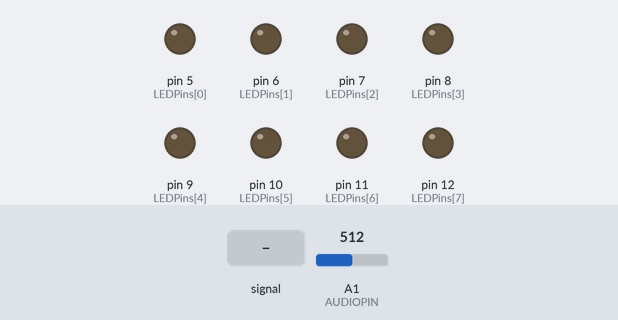
Simulated run of this sketch. Board: Arduino Uno, built with avr-gcc and run on an emulated ATmega328P. Parts: output pins drawn as LEDs (lit = HIGH). Dashed ring = blinking. The test bench sets the inputs (shaded band); at power-on: A1 (AUDIOPIN) = 512.

Above: at 1.2 s.
1.3 s: A1 (AUDIOPIN) fed a 200 Hz sine of ±255 counts around its level
At 2.9 s:
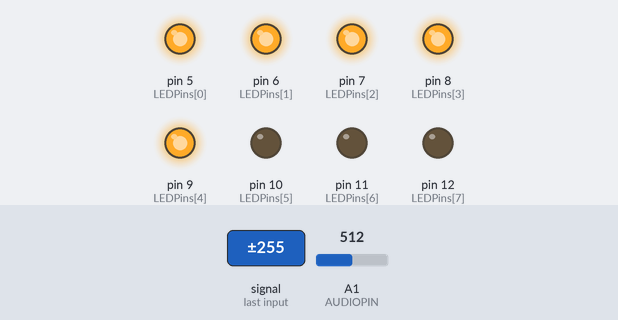
4.3 s: A1 (AUDIOPIN) set to 716
At 5.6 s:
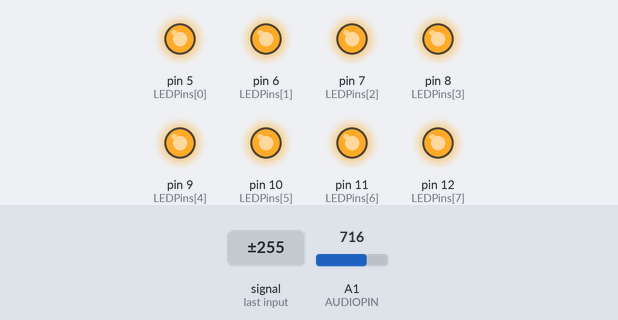
6.1 s: A1 (AUDIOPIN) fed a 2 Hz sine of ±306 counts around its level
At 6.9 s:
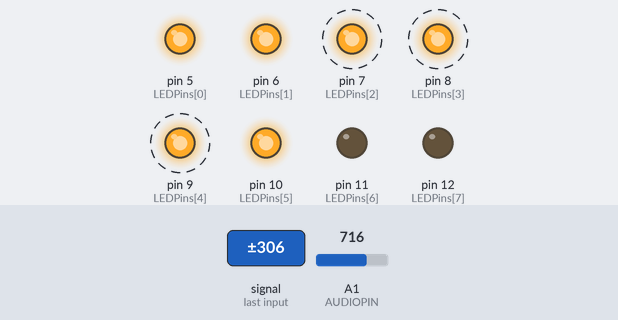
9.1 s: A1 (AUDIOPIN) set to 900
At 10.0 s:
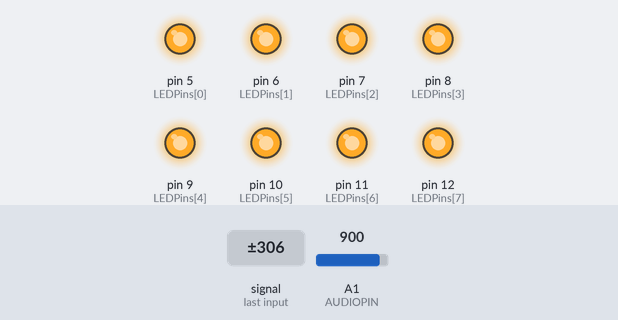
10.6 s: A1 (AUDIOPIN) set to 978
12.1 s: A1 (AUDIOPIN) set to 995
At 12.7 s:
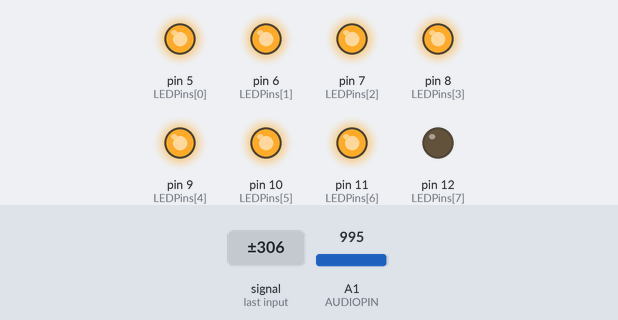
Timing chart, 0 to 14.7 s (numbered marks = the images above; inputs shaded):
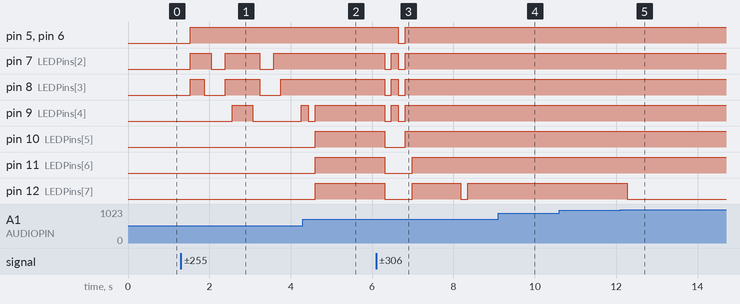

The sketch:

B04707_05_02.ino
```cpp
#include <fix_fft.h>

int LEDPins[] = {5, 6, 7, 8, 9, 10, 11, 12};
int x = 0;
char imaginary[128], inputSignal[128];
char outputAverage[14];
int i = 0, inputValue;
#define AUDIOPIN 1

void setup()
{
  for (int i = 0; i < 8; i++)
  {
    pinMode(LEDPins[i], OUTPUT);
  }
  Serial.begin(9600);
}

void loop()
{
  for (i = 0; i < 128; i++) {
    inputValue = analogRead(AUDIOPIN);
    inputSignal[i] = inputValue;
    imaginary[i] = 0;
  };
  fix_fft(inputSignal, imaginary, 7, 0);
  for (i = 0; i < 64; i++) {
    inputSignal[i] = sqrt(inputSignal[i] * inputSignal[i] + imaginary[i] * imaginary[i]);  // this gets the absolute value of the values in the
    //array, so we're only dealing with positive numbers
  };

  // average bars together
  for (i = 0; i < 14; i++) {
    outputAverage[i] = inputSignal[i * 4] + inputSignal[i * 4 + 1] + inputSignal[i * 4 + 2] + inputSignal[i * 4 + 3]; // average together
    outputAverage[i] = map(outputAverage[i], 0, 30, 0, 9);
  }
  int value = outputAverage[0];//0 for bass
  writetoLED(value);
}

void writetoLED(int mappedSignal)
{
  if (mappedSignal > 8)
  {
    for (int i = 0; i < 8; i++)
    {
      digitalWrite(LEDPins[i], HIGH);
    }
  }
  else if (mappedSignal > 7)
  {
    for (int i = 0; i < 7; i++)
    {
      digitalWrite(LEDPins[i], HIGH);
    }
    for (int i = 7; i < 8; i++)
    {
      digitalWrite(LEDPins[i], LOW);
    }
  }
  else if (mappedSignal > 6)
  {
    for (int i = 0; i < 6; i++)
    {
      digitalWrite(LEDPins[i], HIGH);
    }
    for (int i = 6; i < 8; i++)
    {
      digitalWrite(LEDPins[i], LOW);
    }
  }
  else if (mappedSignal > 5)
  {
    for (int i = 0; i < 5; i++)
    {
      digitalWrite(LEDPins[i], HIGH);
    }
    for (int i = 5; i < 8; i++)
    {
      digitalWrite(LEDPins[i], LOW);
    }
  }
  else if (mappedSignal > 4)
  {
    for (int i = 0; i < 4; i++)
    {
      digitalWrite(LEDPins[i], HIGH);
    }
    for (int i = 4; i < 8; i++)
    {
      digitalWrite(LEDPins[i], LOW);
    }
  }
  else if (mappedSignal > 3)
  {
    for (int i = 0; i < 3; i++)
    {
      digitalWrite(LEDPins[i], HIGH);
    }
    for (int i = 3; i < 8; i++)
    {
      digitalWrite(LEDPins[i], LOW);
    }
  }
  else if (mappedSignal > 2)
  {
    for (int i = 0; i < 2; i++)
    {
      digitalWrite(LEDPins[i], HIGH);
    }
    for (int i = 2; i < 8; i++)
    {
      digitalWrite(LEDPins[i], LOW);
    }
  }
  else if (mappedSignal > 1)
  {
    for (int i = 0; i < 1; i++)
    {
      digitalWrite(LEDPins[i], HIGH);
    }
    for (int i = 1; i < 8; i++)
    {
      digitalWrite(LEDPins[i], LOW);
    }
  }
  else
  {
    for (int i = 0; i < 8; i++)
    {
      digitalWrite(LEDPins[i], LOW);
    }
  }
}
```

Measured:
- the behaviour switches between 994 and 995 on A1 (AUDIOPIN) (found by bisection; images 4 and 5)
- after the input at 1.3 s, pin 5 (LEDPins[0]), pin 6 (LEDPins[1]): LOW → HIGH after 0.23 s
- after the input at 4.3 s, pin 7 (LEDPins[2]), pin 8 (LEDPins[3]): stays HIGH (without the input it goes to LOW after 0.47 s); pin 11 (LEDPins[6]), pin 12 (LEDPins[7]): LOW → HIGH after 0.30 s
- after the input at 6.1 s, pin 5 (LEDPins[0]), pin 6 (LEDPins[1]): HIGH → LOW after 0.55 s, → HIGH 0.17 s later
- after the input at 9.1 s, pin 12 (LEDPins[7]): stays HIGH (without the input it goes to LOW after 1.3 s)
- after the input at 10.6 s, every drawn part: stays the same
- after the input at 12.1 s, pin 12 (LEDPins[7]): HIGH → LOW after 0.17 s
